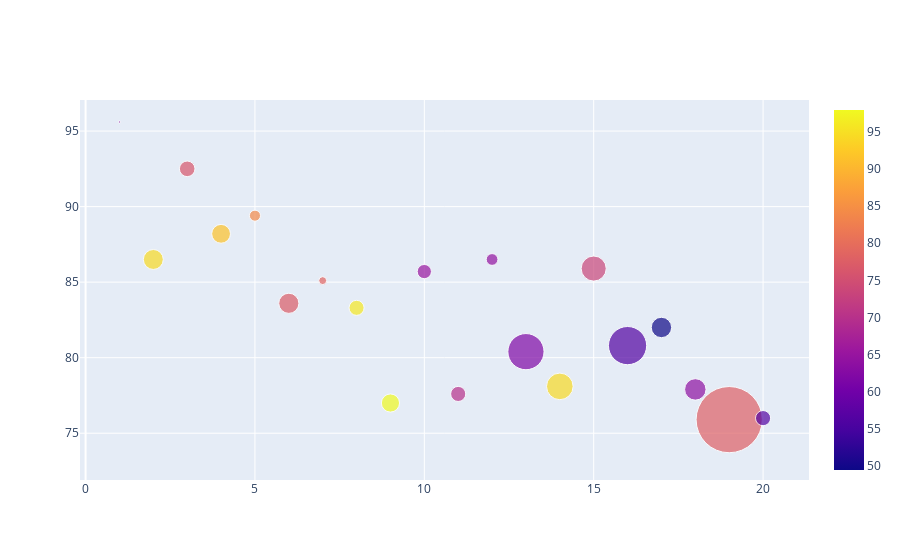

Notebook cell for this chart:
### Code cell
# data preparation
df2016 = timesData[timesData.year == 2016].iloc[:20,:]
num_students_size  = [float(each.replace(',', '.')) for each in df2016.num_students]
international_color = [float(each) for each in df2016.international]

data=[
    {
        'x': df2016['world_rank'],
        'y': df2016['teaching'],
        'mode': 'markers',
        'marker': {
            'color': international_color,
            'size': num_students_size,
            'showscale': True
        },
        'text': df2016['university_name']
    }
]

iplot(data)

### Figure 1 — Plotly figure (JSON) as saved in the notebook; plotly's stock layout.template omitted (floating-point values rounded to 4 significant figures)
{"data": [{"marker": {"color": [64, 94.4, 76.3, 91.5, 84, 77.2, 78.5, 96, 97.9, 65, 70, 64.3, 61.9, 94.4, 73.5, 56.4, 49.5, 63.9, 77.8, 56.5], "showscale": true, "size": [2.243, 19.92, 15.6, 18.81, 11.07, 20.15, 7.929, 15.06, 18.18, 14.22, 15.13, 11.75, 36.19, 26.61, 25.05, 38.21, 20.38, 21.42, 66.2, 15.17]}, "mode": "markers", "text": ["California Institute of Technology", "University of Oxford", "Stanford University", "University of Cambridge", "Massachusetts Institute of Technology", "Harvard University", "Princeton University", "Imperial College London", "ETH Zurich – Swiss Federal Institute of Technology Zurich", "University of Chicago", "Johns Hopkins University", "Yale University", "University of California, Berkeley", "University College London", "Columbia University", "University of California, Los Angeles", "University of Pennsylvania", "Cornell University", "University of Toronto", "Duke University"], "type": "scatter", "x": ["1", "2", "3", "4", "5", "6", "7", "8", "9", "10", "11", "12", "13", "14", "15", "16", "17", "18", "19", "20"], "y": [95.6, 86.5, 92.5, 88.2, 89.4, 83.6, 85.1, 83.3, 77, 85.7, 77.6, 86.5, 80.4, 78.1, 85.9, 80.8, 82, 77.9, 75.9, 76]}], "layout": {}}
